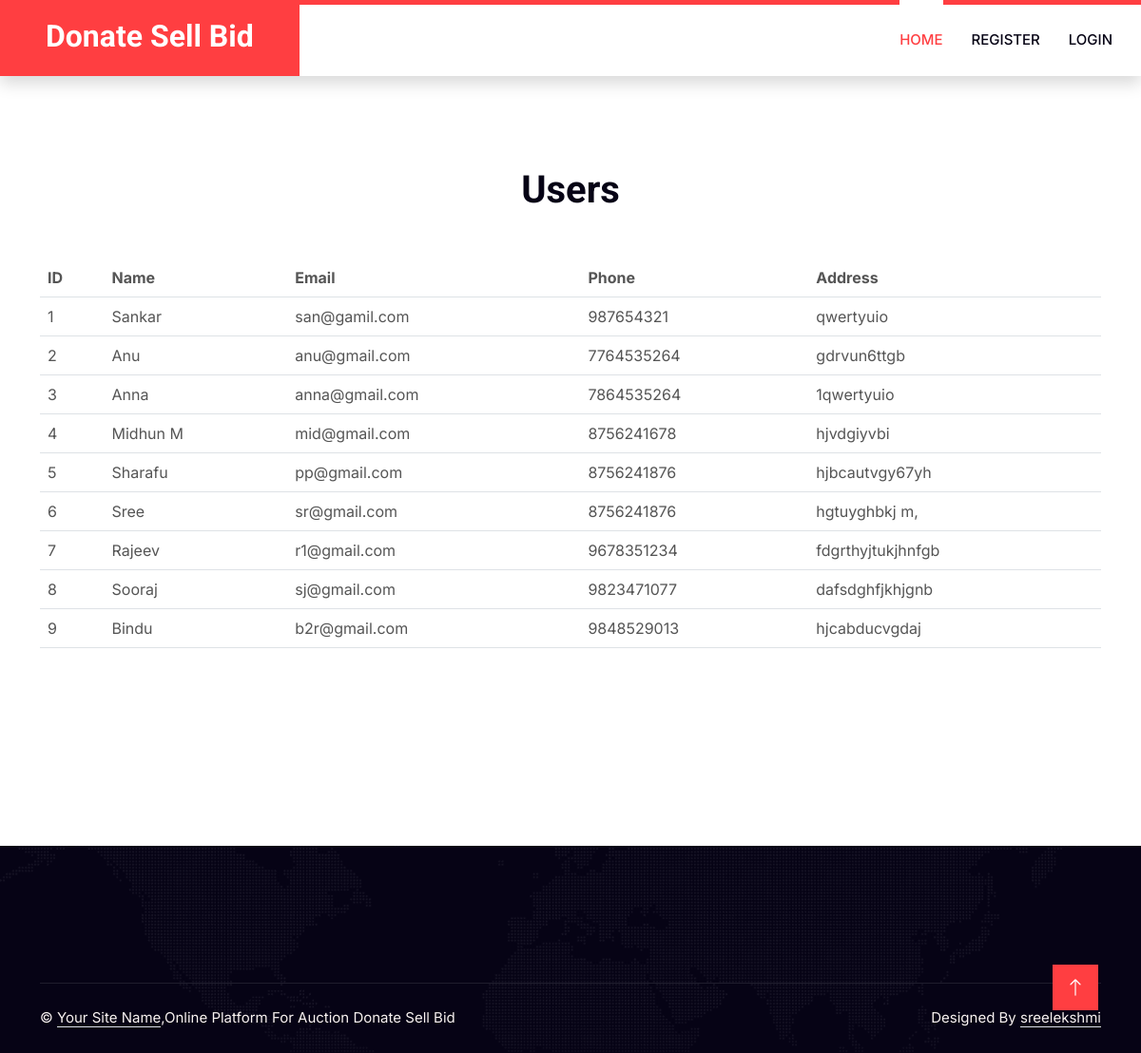
Page /viewusers.php on the committed database.
### tables this page shows
CREATE TABLE IF NOT EXISTS `u_register` (
  `id` int(11) NOT NULL AUTO_INCREMENT,
  `name` varchar(223) NOT NULL,
  `email` varchar(223) NOT NULL,
  `phone` varchar(223) NOT NULL,
  `password` varchar(223) NOT NULL,
  `address` varchar(223) NOT NULL,
  PRIMARY KEY (`id`)
);

### viewusers.php (the view, shortened to what this page needs)
<?php
include("header.php");
?>
    <div class="container-xxl py-5">
        <div class="container py-5">
            <div class="text-center wow fadeInUp" data-wow-delay="0.1s">
                <h1 class="mb-5">Users</h1>
            </div>
			<table class="table table striped">
			<tr>
				<th>ID</th>
				<th>Name</th>
				<th>Email</th>
				<th>Phone</th>
				<th>Address</th>
			</tr>
					<?php
		include("conn.php");
        $sel="select * from u_register";
		$res=mysqli_query($con,$sel);
        while($row=mysqli_fetch_array($res))
        {
		?>
		<tr>
			<td><?php echo $row['id'];?></td>
			<td><?php echo $row['name'];?></td>
			<td><?php echo $row['email'];?></td>
			<td><?php echo $row['phone'];?></td>
			<td><?php echo $row['address'];?></td>
        </tr>
        <?php
        }
        ?>
		</table>
				</div>
				</div>
<?php
include("footer.php");
?>

### css/style.css (style rules this page uses)
:root { --primary: #FF3E41; --secondary: #51CFED; --light: #F8F2F0; --dark: #060315; }

### rows in the picture
u_register: id "1", name "Sankar", email "san@gamil.com", phone "987654321", address "qwertyuio"
u_register: id "2", name "Anu", email "anu@gmail.com", phone "7764535264", address "gdrvun6ttgb"
u_register: id "3", name "Anna", email "anna@gmail.com", phone "7864535264", address "1qwertyuio"
u_register: id "4", name "Midhun M", email "mid@gmail.com", phone "8756241678", address "hjvdgiyvbi"
u_register: id "5", name "Sharafu", email "pp@gmail.com", phone "8756241876", address "hjbcautvgy67yh"
u_register: id "6", name "Sree", email "sr@gmail.com", phone "8756241876", address "hgtuyghbkj m,"
u_register: id "7", name "Rajeev", email "r1@gmail.com", phone "9678351234", address "fdgrthyjtukjhnfgb"
u_register: id "8", name "Sooraj", email "sj@gmail.com", phone "9823471077", address "dafsdghfjkhjgnb"
u_register: id "9", name "Bindu", email "b2r@gmail.com", phone "9848529013", address "hjcabducvgdaj"
